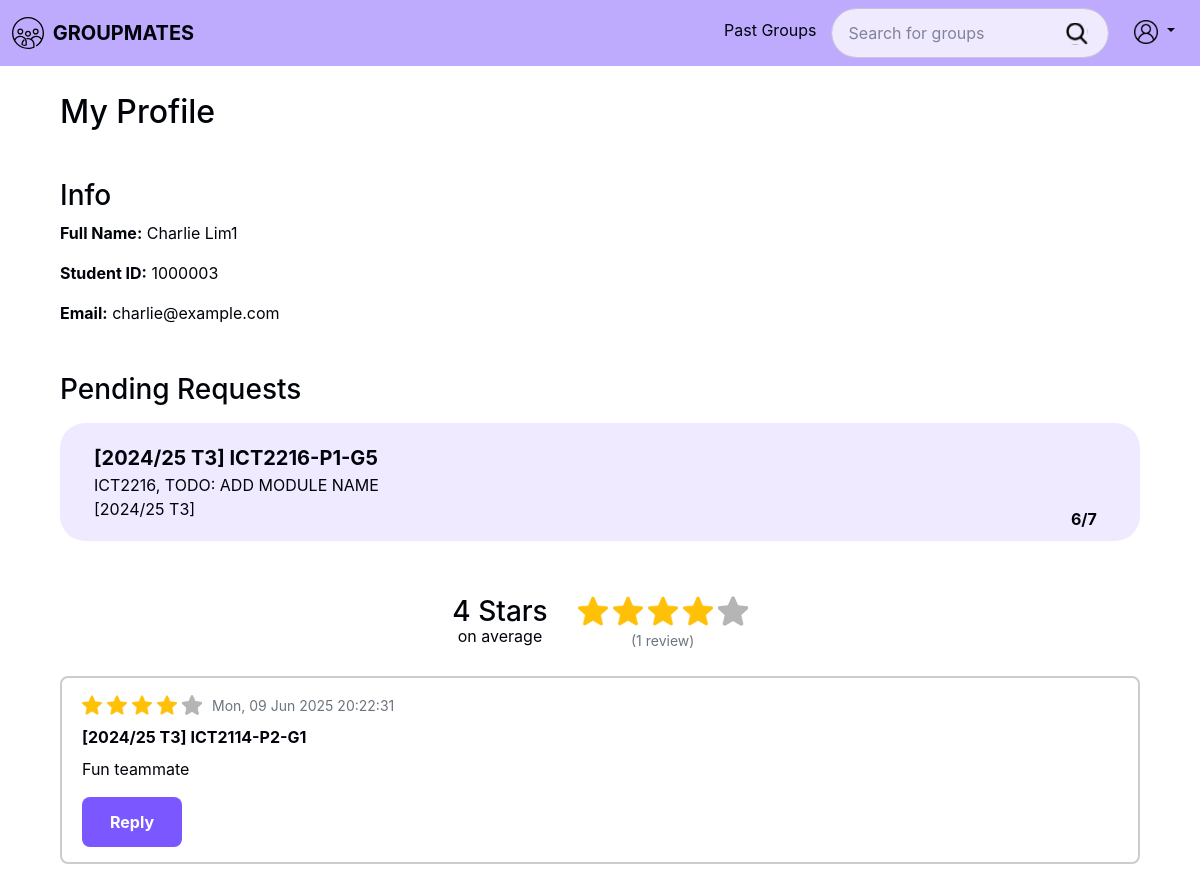
The app's page /profile.php (signed in), older data.
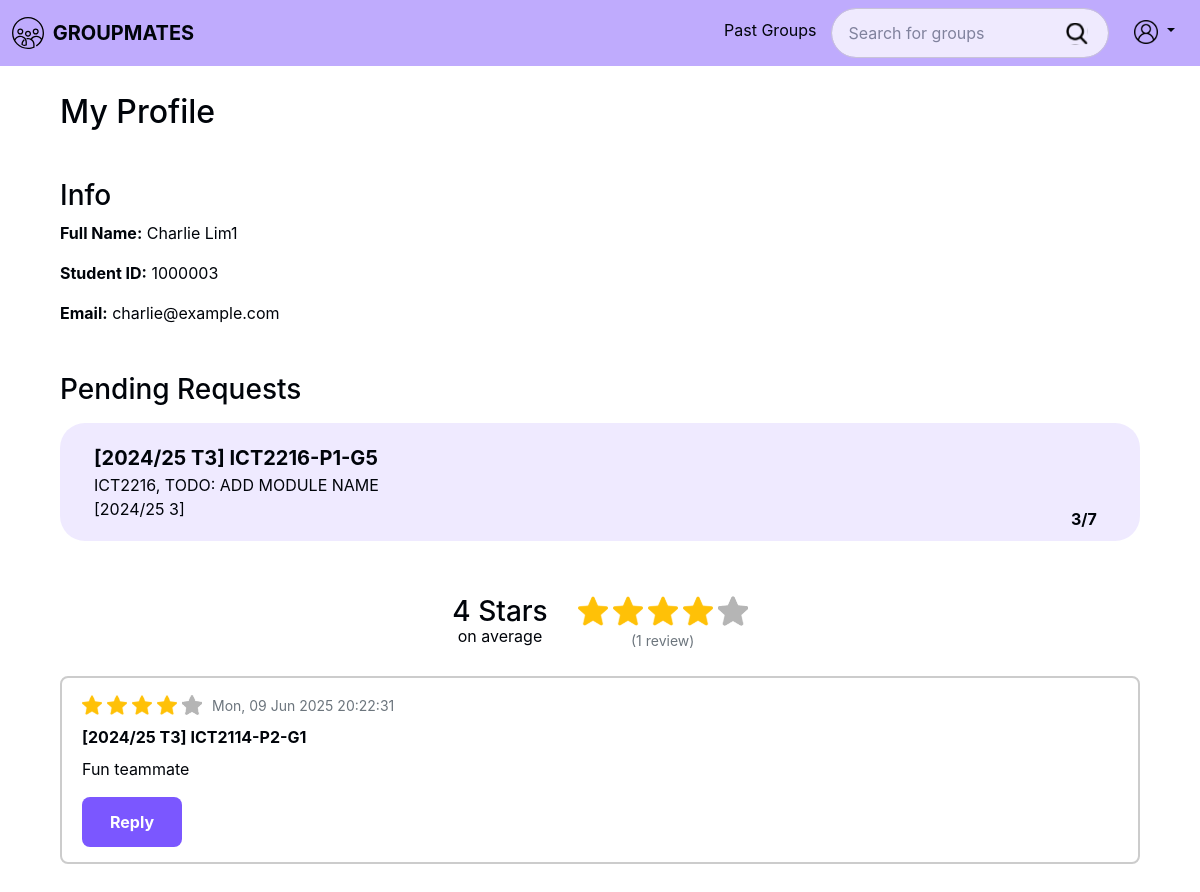
The same page, newer data.
### tables this page shows
CREATE TABLE students (
  studentId INT PRIMARY KEY CHECK (studentId BETWEEN 1000000 AND 9999999),
  name VARCHAR(255) NOT NULL,
  email VARCHAR(255) NOT NULL UNIQUE,
  password VARCHAR(255) NOT NULL
);

CREATE TABLE groupJoinRequests (
  requestId INT AUTO_INCREMENT PRIMARY KEY,
  groupId INT NOT NULL,
  requesterId INT NOT NULL,
  joinStatus ENUM('pending', 'accepted', 'rejected') NOT NULL DEFAULT 'pending',
  requestedAt DATETIME  NOT NULL DEFAULT CURRENT_TIMESTAMP,
  reviewedAt DATETIME  NULL,
  reviewedBy INT NULL,
  FOREIGN KEY (groupId) REFERENCES `groups`(groupId) ON DELETE CASCADE,
  FOREIGN KEY (requesterId) REFERENCES students(studentId) ON DELETE CASCADE,
  FOREIGN KEY (reviewedBy) REFERENCES students(studentId) ON DELETE SET NULL
);

CREATE TABLE `groups` (
  groupId INT AUTO_INCREMENT PRIMARY KEY,
  groupName VARCHAR(255) NOT NULL,
  acadYear VARCHAR(20) NOT NULL,
  trimester VARCHAR(10) NOT NULL,
  moduleCode VARCHAR(20) NOT NULL,
  labGroupCode VARCHAR (10) NULL,
  groupNumber INT NOT NULL,
  noOfMembers INT NOT NULL DEFAULT 0,
  maxGroupSize INT NOT NULL,
  groupStatus ENUM('active', 'inactive', 'closed') NOT NULL, 
  FOREIGN KEY (moduleCode) REFERENCES modules (moduleCode) ON DELETE RESTRICT,
  FOREIGN KEY (labGroupCode, moduleCode) REFERENCES labGroups (labGroupCode, moduleCode) ON DELETE RESTRICT
);

CREATE TABLE studentStats (
  studentId INT PRIMARY KEY,
  totalReviews INT NOT NULL DEFAULT 0,
  averageRating DECIMAL(3,2) NOT NULL DEFAULT 0.00,
  FOREIGN KEY (studentId) REFERENCES students(studentId) ON DELETE CASCADE
);

CREATE TABLE reviews (
  reviewId INT AUTO_INCREMENT PRIMARY KEY,
  reviewerId INT NOT NULL,
  revieweeId INT NOT NULL,
  groupMembersId INT NOT NULL,
  reviewRating INT NOT NULL,
  description TEXT NOT NULL,
  reviewDate DATETIME NOT NULL DEFAULT CURRENT_TIMESTAMP,
  FOREIGN KEY (reviewerId) REFERENCES students(studentId),
  FOREIGN KEY (revieweeId) REFERENCES students(studentId),
  FOREIGN KEY (groupMembersId) REFERENCES groupMembers(groupMembersId)
);

### public/profile.php (the view, shortened to what the rows shown need)
<?php
require_once __DIR__ . '/../src/bootstrap.php';
$studentStatsRepo = new StudentStatsMapper($pdo);
$groupJoinRequestsRepo = new GroupJoinRequestsMapper($pdo);
$groupMembershipRepo = new GroupMembershipMapper($pdo);
$groupRepo = new GroupMapper($pdo);
$studentRepo = new StudentMapper($pdo);
$reviewRepo = new ReviewMapper($pdo);
$replyRepo = new ReplyMapper($pdo);
$groupMembershipControl = new GroupMembershipControl($groupMembershipRepo, $groupRepo, $groupJoinRequestsRepo);
$groupControl = new GroupControl($groupRepo, $groupMembershipRepo);
$studentControl = new StudentControl($studentRepo);
$reviewControl = new ReviewControl($reviewRepo);
$replyControl = new ReplyControl($replyRepo, $reviewRepo, $studentRepo);
$groupMembershipController = new GroupMembershipController($groupMembershipControl, $pdo);
$groupController = new GroupPageController($groupControl, $groupMembershipControl, $pdo);
$studentController = new StudentPageController($studentControl, $pdo);
$reviewController = new ReviewPageController($reviewControl, $pdo);
$replyController = new ReplyPageController($replyControl, $pdo);
$student = $studentController->showUserProfile($_SESSION['user']['id']);
$reviewResponse = $reviewController->onViewReceivedReviews($student->getStudentId());
$reviews = $reviewResponse['reviews'] ?? [];
$groupJoinRequests = $groupJoinRequestsRepo->getRequestsByStudent($student->getStudentId());
$totalReviews = $studentStatsRepo->getTotalReviews($student->getStudentId());
$averageRating = $studentStatsRepo->getaverageRating($student->getStudentId());
$maxStars = 5;
?>
<div class="profile">
    <h2 class="mb-5">My Profile</h2>
    <div class="content-container d-flex justify-content-between">
        <div class="info-pending-wrapper">
            <div class="profile-info">
                <h3>Info</h3>
                <p><strong>Full Name:</strong> <?= htmlspecialchars($student->getStudentName()) ?></p>
                <p><strong>Student ID:</strong> <?= htmlspecialchars($student->getStudentId()) ?></p>
                <p><strong>Email:</strong> <?= htmlspecialchars($student->getEmail()) ?></p>
            </div>
            <div class="mt-5 pending-requests">
                <?php if (count($groupJoinRequests) > 0): ?>
                    <?php foreach ($groupJoinRequests as $request): ?>
                        <?php
                            $group = $groupRepo->getGroup($request->getGroupId());
                        ?>
                        <div class="mt-3 group-item">
                            <span class="group-name header"><?= htmlspecialchars($group->getGroupName()) ?></span>
                            <span class="module"><?= htmlspecialchars($group->getModuleCode()) ?>, TODO: ADD MODULE NAME</span>
                            <span class="acad-term">[<?= htmlspecialchars($group->getAcadYear()) ?> <?= htmlspecialchars($group->getTrimester()) ?>]</span>
                            <span class="member-count"><?= htmlspecialchars($group->getNoOfMembers()) ?>/<?= htmlspecialchars($group->getMaxMembers()) ?></span>
                        </div>
                    <?php endforeach; ?>
                <?php else: ?>
                    <p>No pending requests.</p>
                <?php endif; ?>
            </div>
        </div>
        <div class="review-wrapper">
            <div class="average-wrapper mb-4 d-flex flex-row align-items-center justify-content-center">
                <div class="average-rating text-center">
                    <h3 class="rating-value"><?= htmlspecialchars($averageRating) ?> Stars</h3>
                    <p>on average</p>
                </div>
                <div class="d-flex flex-column align-items-center">
                    <div class="rating-stars d-flex flex-row align-items-center mb-1">
                        <?php
                            $fullStars = floor($averageRating);
                            $halfStar = ($averageRating - $fullStars) >= 0.5 ? true : false;
                            $emptyStars = $maxStars - $fullStars - ($halfStar ? 1 : 0);
                        ?>
                        <?php for ($i = 0; $i < $fullStars; $i++): ?>
                            <img src="img/star-filled.svg" alt="Full Star Rating" />
                        <?php endfor; ?>
                        <?php for ($i = 0; $i < $emptyStars; $i++): ?>
                            <img src="img/star-unfilled.svg" alt="Empty Star Rating" />
                        <?php endfor; ?>
                    </div>
                    <p class="total-reviews m-0 text-muted small">(<?= htmlspecialchars($totalReviews) . ' ' . ($totalReviews < 2 ? "review" : "reviews") ?>)</p>
                </div>
            </div>
            <div class="reviews-container">
                <?php if (count($reviews) > 0): ?>
                    <?php foreach ($reviews as $review): ?>
                        <div class="review-item mb-4">
                            <div class="top-wrapper d-flex flex-row align-items-center">
                                <div class="rating-stars d-flex flex-row align-items-center">
                                    <?php
                                        $rating = $review->getRating();
                                        $fullStars = floor($rating);
                                        $emptyStars = floor(5 - ($rating));
                                    ?>
                                    <?php for ($i = 0; $i < $fullStars; $i++): ?>
                                        <img src="img/star-filled.svg" alt="Full Star Rating" />
                                    <?php endfor; ?>
                                    <?php for ($i = 0; $i < $emptyStars; $i++): ?>
                                        <img src="img/star-unfilled.svg" alt="Empty Star Rating" />
                                    <?php endfor; ?>
                                </div>
                                <div class="timestamp">
                                    <span class="text-muted small"><?= htmlspecialchars($review->getReviewDate()->format('D, d M Y H:i:s')) ?></span>
                                </div>
                            </div>
                            <div class="review-content">
                                <div class="review-group-name mt-2">
                                    <?php
                                        $groupId = $groupMembershipController->displayGroupId($review->getGroupMembersId());
                                        $groupData = $groupController->displayGroupDetails($groupId);
                                        $group = $groupData['group'];
                                    ?>
                                    <p class="mb-0"><strong><?= htmlspecialchars($group->getGroupName()) ?></strong></p>
                                </div>
                                <div class="review-text mt-2">
                                    <p class="mb-0"><?= htmlspecialchars($review->getReviewDescription()) ?></p>
                                </div>
                                <?php
                                    $hasReply = $replyController->checkIfReplyExists($review->getReviewId());
                                    if ($hasReply):
                                        $reply = $replyController->onViewReply($review->getReviewId());
                                ?>
                                    <div class="reply-section borderline mt-3">
                                        <div class="reply-title"><strong>Reply:</strong></div>
                                        <div class="reply-text">
                                            <p class="mb-0"><?= htmlspecialchars($reply->getJustification()) ?></p>
                                        </div>
                                    </div>
                                <?php else: ?>
                                    <div class="reply-section mt-3">
                                        <a href="#" class="text-decoration-none text-center reply-button d-flex align-items-center justify-content-center">
                                            Reply
                                        </a>
                                    </div>
                                <?php endif; ?>
                            </div>
                        </div>
                    <?php endforeach; ?>
                <?php else: ?>
                    <p class="text-center">No reviews yet.</p>
                <?php endif; ?>
            </div>
        </div>
    </div>
</div>
<?php
include '_layout.php';
?>

Row changes from the older to the newer data that the page shows:
changed through a linked row, groupjoinrequests "ICT2216": groupId.trimester "T3" → "3"; groupId.noOfMembers "6" → "3"
